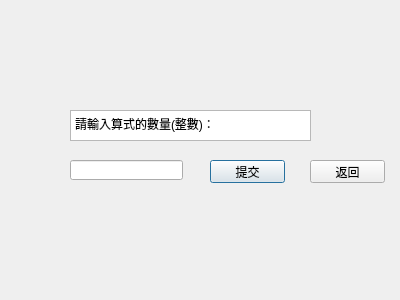
<?xml version="1.0" encoding="UTF-8"?>
<ui version="4.0">
 <class>tranum</class>
 <widget class="QDialog" name="tranum">
  <property name="geometry">
   <rect>
    <x>0</x>
    <y>0</y>
    <width>400</width>
    <height>300</height>
   </rect>
  </property>
  <property name="windowTitle">
   <string>Dialog</string>
  </property>
  <widget class="QTextEdit" name="textEdit">
   <property name="geometry">
    <rect>
     <x>70</x>
     <y>110</y>
     <width>241</width>
     <height>31</height>
    </rect>
   </property>
   <property name="html">
    <string>&lt;!DOCTYPE HTML PUBLIC &quot;-//W3C//DTD HTML 4.0//EN&quot; &quot;http://www.w3.org/TR/REC-html40/strict.dtd&quot;&gt;
&lt;html&gt;&lt;head&gt;&lt;meta name=&quot;qrichtext&quot; content=&quot;1&quot; /&gt;&lt;style type=&quot;text/css&quot;&gt;
p, li { white-space: pre-wrap; }
&lt;/style&gt;&lt;/head&gt;&lt;body style=&quot; font-family:'SimSun'; font-size:9pt; font-weight:400; font-style:normal;&quot;&gt;
&lt;p style=&quot; margin-top:0px; margin-bottom:0px; margin-left:0px; margin-right:0px; -qt-block-indent:0; text-indent:0px;&quot;&gt;請輸入算式的數量(整數)：&lt;/p&gt;&lt;/body&gt;&lt;/html&gt;</string>
   </property>
  </widget>
  <widget class="QPushButton" name="pushButton">
   <property name="geometry">
    <rect>
     <x>210</x>
     <y>160</y>
     <width>75</width>
     <height>23</height>
    </rect>
   </property>
   <property name="text">
    <string>提交</string>
   </property>
  </widget>
  <widget class="QPushButton" name="pushButton_2">
   <property name="geometry">
    <rect>
     <x>310</x>
     <y>160</y>
     <width>75</width>
     <height>23</height>
    </rect>
   </property>
   <property name="text">
    <string>返回</string>
   </property>
  </widget>
  <widget class="QLineEdit" name="lineEdit">
   <property name="geometry">
    <rect>
     <x>70</x>
     <y>160</y>
     <width>113</width>
     <height>20</height>
    </rect>
   </property>
  </widget>
 </widget>
 <resources/>
 <connections/>
</ui>
